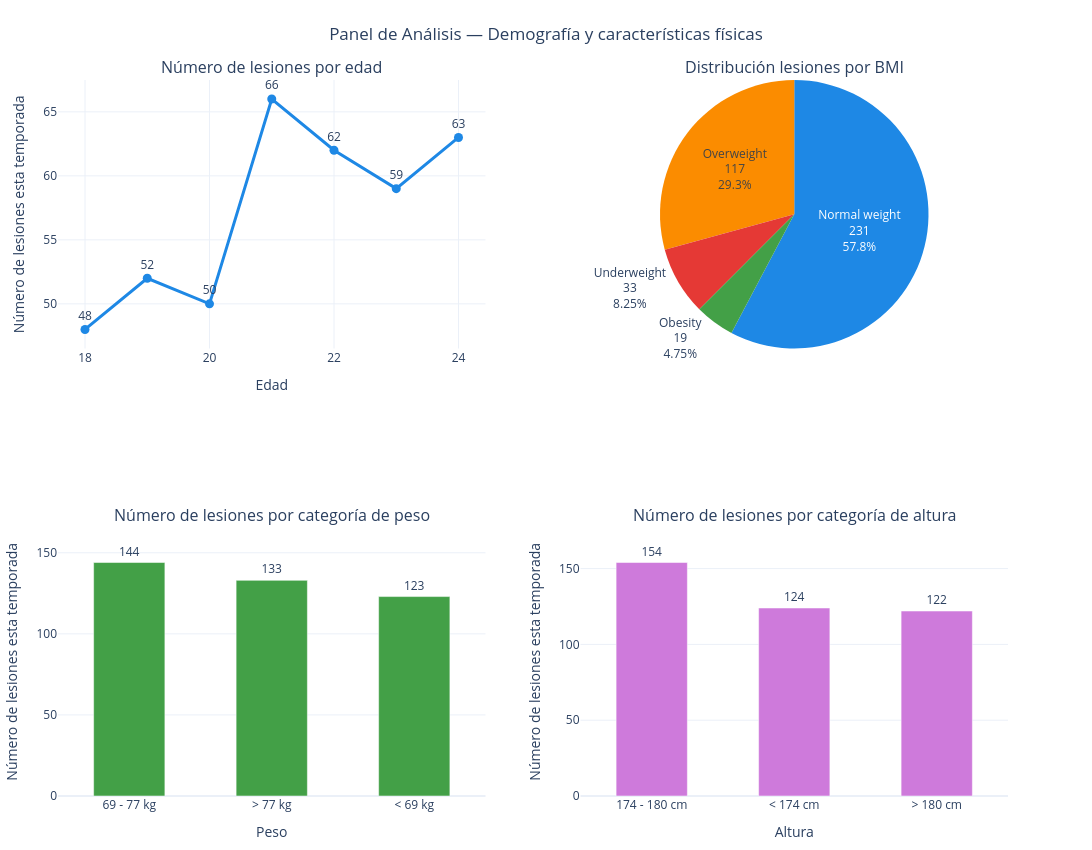

The notebook cell this image was saved under:
### Markdown cell above
##### Pintamos gráficas más detalladas

### Code cell
# Creamos el numero de subplots
fig = make_subplots(
    rows=2, cols=2,
    specs=[[{"type": "xy"}, {"type": "domain"}],
           [{"type": "xy"}, {"type": "xy"}]],
    subplot_titles=(
        "Número de lesiones por edad",
        "Distribución lesiones por BMI",
        "Número de lesiones por categoría de peso",
        "Número de lesiones por categoría de altura"
    )
)

# Gráfico Age
lesiones_age = (
    df_csv.groupby('Age', as_index=False)['Injury_Current_Season'].sum()
)

fig_age = px.line(
    lesiones_age,
    x='Age',
    y='Injury_Current_Season',
    markers=True,
    text='Injury_Current_Season'
)

for trace in fig_age.data:
    trace.update(
        line=dict(width=3, color='#1E88E5'),
        marker=dict(size=9),
        textposition='top center',
        hovertemplate='Edad: %{x}<br>Lesiones: %{y}<extra></extra>'
    )
    fig.add_trace(trace, row=1, col=1)

# Gráfico BMI
lesiones_bmi = (
    df_csv.groupby('Body_Mass_Index', as_index=False)['Injury_Current_Season'].sum()
)

fig_bmi = px.pie(
    lesiones_bmi,
    names='Body_Mass_Index',
    values='Injury_Current_Season',
    color='Body_Mass_Index',
    color_discrete_map={
        'Normal weight': '#1E88E5',
        'Obesity': '#43A047',
        'Overweight': '#FB8C00',
        'Underweight': '#E53935'
    }
)

for trace in fig_bmi.data:
    trace.update(
        textinfo='percent+label+value',
        hovertemplate='BMI: %{label}<br>Lesiones: %{value}<br>Porcentaje: %{percent}<extra></extra>'
    )
    fig.add_trace(trace, row=1, col=2)

# Gráfico Weight
lesiones_weight = (
    df_csv.groupby('Weight_category', as_index=False)['Injury_Current_Season'].sum().sort_values('Injury_Current_Season', ascending=False)
)

fig_weight = px.bar(
    lesiones_weight,
    x='Weight_category',
    y='Injury_Current_Season',
    text='Injury_Current_Season'
)

for trace in fig_weight.data:
    trace.update(
        marker_color='#43A047',
        width=0.5,
        textposition='outside',
        hovertemplate='Peso: %{x}<br>Lesiones: %{y}<extra></extra>'
    )
    fig.add_trace(trace, row=2, col=1)

fig.update_yaxes(range=[0, lesiones_weight['Injury_Current_Season'].max() * 1.15], row=2, col=1)

# Gráfico Height
lesiones_height = (
    df_csv.groupby('Height_category', as_index=False)['Injury_Current_Season'].sum().sort_values('Injury_Current_Season', ascending=False)
)

fig_height = px.bar(
    lesiones_height,
    x='Height_category',
    y='Injury_Current_Season',
    text='Injury_Current_Season'
)

for trace in fig_height.data:
    trace.update(
        marker_color='#CE7ADB',
        width=0.5,
        textposition='outside',
        hovertemplate='Altura: %{x}<br>Lesiones: %{y}<extra></extra>'
    )
    fig.add_trace(trace, row=2, col=2)

fig.update_yaxes(range=[0, lesiones_height['Injury_Current_Season'].max() * 1.15], row=2, col=2)

# Layout general
fig.update_layout(
    title={
        'text': 'Panel de Análisis — Demografía y características físicas',
        'x': 0.5,
        'xanchor': 'center'
    },
    template='plotly_white',
    height=850,
    width=1300,
    showlegend=False,
    margin=dict(t=80, l=50, r=50, b=50)
)

# Ejes
fig.update_xaxes(title_text='Edad', row=1, col=1)
fig.update_yaxes(title_text='Número de lesiones esta temporada', row=1, col=1)

fig.update_xaxes(title_text='Peso', row=2, col=1)
fig.update_yaxes(title_text='Número de lesiones esta temporada', row=2, col=1)

fig.update_xaxes(title_text='Altura', row=2, col=2)
fig.update_yaxes(title_text='Número de lesiones esta temporada', row=2, col=2)

fig.show()

### Figure 1 — Plotly figure (JSON) as saved in the notebook; plotly's stock layout.template omitted (floating-point values rounded to 4 significant figures)
{"data": [{"hovertemplate": "Edad: %{x}<br>Lesiones: %{y}<extra></extra>", "legendgroup": "", "line": {"color": "#1E88E5", "dash": "solid", "width": 3}, "marker": {"size": 9, "symbol": "circle"}, "mode": "lines+markers+text", "name": "", "orientation": "v", "showlegend": false, "text": [48.0, 52.0, 50.0, 66.0, 62.0, 59.0, 63.0], "textposition": "top center", "type": "scatter", "x": [18, 19, 20, 21, 22, 23, 24], "xaxis": "x", "y": [48, 52, 50, 66, 62, 59, 63], "yaxis": "y"}, {"customdata": [["Normal weight"], ["Obesity"], ["Overweight"], ["Underweight"]], "domain": {"x": [0.55, 1], "y": [0.625, 1]}, "hovertemplate": "BMI: %{label}<br>Lesiones: %{value}<br>Porcentaje: %{percent}<extra></extra>", "labels": ["Normal weight", "Obesity", "Overweight", "Underweight"], "legendgroup": "", "marker": {"colors": ["#1E88E5", "#43A047", "#FB8C00", "#E53935"]}, "name": "", "showlegend": true, "textinfo": "percent+label+value", "type": "pie", "values": [231, 19, 117, 33]}, {"hovertemplate": "Peso: %{x}<br>Lesiones: %{y}<extra></extra>", "legendgroup": "", "marker": {"color": "#43A047", "pattern": {"shape": ""}}, "name": "", "orientation": "v", "showlegend": false, "text": [144.0, 133.0, 123.0], "textposition": "outside", "type": "bar", "width": 0.5, "x": ["69 - 77 kg", "> 77 kg", "< 69 kg"], "xaxis": "x2", "y": [144, 133, 123], "yaxis": "y2"}, {"hovertemplate": "Altura: %{x}<br>Lesiones: %{y}<extra></extra>", "legendgroup": "", "marker": {"color": "#CE7ADB", "pattern": {"shape": ""}}, "name": "", "orientation": "v", "showlegend": false, "text": [154.0, 124.0, 122.0], "textposition": "outside", "type": "bar", "width": 0.5, "x": ["174 - 180 cm", "< 174 cm", "> 180 cm"], "xaxis": "x3", "y": [154, 124, 122], "yaxis": "y3"}], "layout": {"annotations": [{"font": {"size": 16}, "showarrow": false, "text": "Número de lesiones por edad", "x": 0.225, "xanchor": "center", "xref": "paper", "y": 1, "yanchor": "bottom", "yref": "paper"}, {"font": {"size": 16}, "showarrow": false, "text": "Distribución lesiones por BMI", "x": 0.775, "xanchor": "center", "xref": "paper", "y": 1, "yanchor": "bottom", "yref": "paper"}, {"font": {"size": 16}, "showarrow": false, "text": "Número de lesiones por categoría de peso", "x": 0.225, "xanchor": "center", "xref": "paper", "y": 0.375, "yanchor": "bottom", "yref": "paper"}, {"font": {"size": 16}, "showarrow": false, "text": "Número de lesiones por categoría de altura", "x": 0.775, "xanchor": "center", "xref": "paper", "y": 0.375, "yanchor": "bottom", "yref": "paper"}], "height": 850, "margin": {"b": 50, "l": 50, "r": 50, "t": 80}, "showlegend": false, "title": {"text": "Panel de Análisis — Demografía y características físicas", "x": 0.5, "xanchor": "center"}, "width": 1300, "xaxis": {"anchor": "y", "domain": [0, 0.45], "title": {"text": "Edad"}}, "xaxis2": {"anchor": "y2", "domain": [0, 0.45], "title": {"text": "Peso"}}, "xaxis3": {"anchor": "y3", "domain": [0.55, 1], "title": {"text": "Altura"}}, "yaxis": {"anchor": "x", "domain": [0.625, 1], "title": {"text": "Número de lesiones esta temporada"}}, "yaxis2": {"anchor": "x2", "domain": [0, 0.375], "range": [0, 165.6], "title": {"text": "Número de lesiones esta temporada"}}, "yaxis3": {"anchor": "x3", "domain": [0, 0.375], "range": [0, 177.1], "title": {"text": "Número de lesiones esta temporada"}}}}
